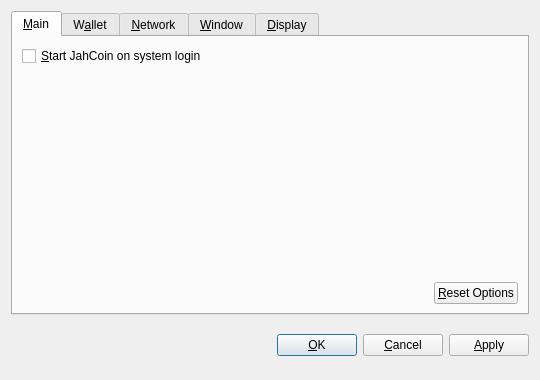
<?xml version="1.0" encoding="UTF-8"?>
<ui version="4.0">
 <class>OptionsDialog</class>
 <widget class="QDialog" name="OptionsDialog">
  <property name="geometry">
   <rect>
    <x>0</x>
    <y>0</y>
    <width>540</width>
    <height>380</height>
   </rect>
  </property>
  <property name="windowTitle">
   <string>Options</string>
  </property>
  <property name="modal">
   <bool>true</bool>
  </property>
  <layout class="QVBoxLayout" name="verticalLayout">
   <item>
    <widget class="QTabWidget" name="tabWidget">
     <property name="tabPosition">
      <enum>QTabWidget::North</enum>
     </property>
     <property name="currentIndex">
      <number>0</number>
     </property>
     <widget class="QWidget" name="tabMain">
      <attribute name="title">
       <string>&amp;Main</string>
      </attribute>
      <layout class="QVBoxLayout" name="verticalLayout_Main">
       <item>
        <widget class="QCheckBox" name="bitcoinAtStartup">
         <property name="toolTip">
          <string>Automatically start JahCoin after logging in to the system.</string>
         </property>
         <property name="text">
          <string>&amp;Start JahCoin on system login</string>
         </property>
        </widget>
       </item>
       <item>
        <spacer name="verticalSpacer_Main">
         <property name="orientation">
          <enum>Qt::Vertical</enum>
         </property>
         <property name="sizeHint" stdset="0">
          <size>
           <width>20</width>
           <height>40</height>
          </size>
         </property>
        </spacer>
       </item>
       <item>
        <layout class="QHBoxLayout" name="horizontalLayout_2_Main">
         <item>
          <spacer name="horizontalSpacer_2_Main">
           <property name="orientation">
            <enum>Qt::Horizontal</enum>
           </property>
           <property name="sizeHint" stdset="0">
            <size>
             <width>40</width>
             <height>20</height>
            </size>
           </property>
          </spacer>
         </item>
         <item>
          <widget class="QPushButton" name="resetButton">
           <property name="toolTip">
            <string>Reset all client options to default.</string>
           </property>
           <property name="text">
            <string>&amp;Reset Options</string>
           </property>
           <property name="autoDefault">
            <bool>false</bool>
           </property>
          </widget>
         </item>
        </layout>
       </item>
      </layout>
     </widget>
     <widget class="QWidget" name="tabWallet">
      <attribute name="title">
       <string>W&amp;allet</string>
      </attribute>
      <layout class="QVBoxLayout" name="verticalLayout_Network">
       <item>
        <widget class="QLabel" name="transactionFeeInfoLabel">
         <property name="text">
          <string>Optional transaction fee per kB that helps make sure your transactions are processed quickly. Most transactions are 1 kB.</string>
         </property>
         <property name="textFormat">
          <enum>Qt::PlainText</enum>
         </property>
         <property name="wordWrap">
          <bool>true</bool>
         </property>
        </widget>
       </item>
       <item>
        <layout class="QHBoxLayout" name="horizontalLayout_1_Main">
         <item>
          <widget class="QLabel" name="transactionFeeLabel">
           <property name="text">
            <string>Pay transaction &amp;fee</string>
           </property>
           <property name="textFormat">
            <enum>Qt::PlainText</enum>
           </property>
           <property name="buddy">
            <cstring>transactionFee</cstring>
           </property>
          </widget>
         </item>
         <item>
          <widget class="BitcoinAmountField" name="transactionFee"/>
         </item>
         <item>
          <spacer name="horizontalSpacer_1_Main">
           <property name="orientation">
            <enum>Qt::Horizontal</enum>
           </property>
           <property name="sizeHint" stdset="0">
            <size>
             <width>40</width>
             <height>20</height>
            </size>
           </property>
          </spacer>
         </item>
        </layout>
       </item>
       <item>
        <widget class="QLabel" name="label">
         <property name="text">
          <string>If you disable the spending of unconfirmed change, the change from a transaction cannot be used until that transaction has at least one confirmation. This also affects how your balance is computed.</string>
         </property>
         <property name="wordWrap">
          <bool>true</bool>
         </property>
        </widget>
       </item>
       <item>
        <widget class="QCheckBox" name="spendZeroConfChange">
         <property name="text">
          <string>Spend unconfirmed change  (experts only)</string>
         </property>
        </widget>
       </item>
       <item>
        <spacer name="verticalSpacer">
         <property name="orientation">
          <enum>Qt::Vertical</enum>
         </property>
         <property name="sizeHint" stdset="0">
          <size>
           <width>20</width>
           <height>40</height>
          </size>
         </property>
        </spacer>
       </item>
      </layout>
     </widget>
     <widget class="QWidget" name="tabNetwork">
      <attribute name="title">
       <string>&amp;Network</string>
      </attribute>
      <layout class="QVBoxLayout" name="verticalLayout_Network">
       <item>
        <widget class="QCheckBox" name="mapPortUpnp">
         <property name="toolTip">
          <string>Automatically open the JahCoin client port on the router. This only works when your router supports UPnP and it is enabled.</string>
         </property>
         <property name="text">
          <string>Map port using &amp;UPnP</string>
         </property>
        </widget>
       </item>
       <item>
        <widget class="QCheckBox" name="connectSocks">
         <property name="toolTip">
          <string>Connect to the JahCoin network through a SOCKS proxy (e.g. when connecting through Tor).</string>
         </property>
         <property name="text">
          <string>&amp;Connect through SOCKS proxy:</string>
         </property>
        </widget>
       </item>
       <item>
        <layout class="QHBoxLayout" name="horizontalLayout_Network">
         <item>
          <widget class="QLabel" name="proxyIpLabel">
           <property name="text">
            <string>Proxy &amp;IP:</string>
           </property>
           <property name="textFormat">
            <enum>Qt::PlainText</enum>
           </property>
           <property name="buddy">
            <cstring>proxyIp</cstring>
           </property>
          </widget>
         </item>
         <item>
          <widget class="QValidatedLineEdit" name="proxyIp">
           <property name="maximumSize">
            <size>
             <width>140</width>
             <height>16777215</height>
            </size>
           </property>
           <property name="toolTip">
            <string>IP address of the proxy (e.g. 127.0.0.1)</string>
           </property>
          </widget>
         </item>
         <item>
          <widget class="QLabel" name="proxyPortLabel">
           <property name="text">
            <string>&amp;Port:</string>
           </property>
           <property name="textFormat">
            <enum>Qt::PlainText</enum>
           </property>
           <property name="buddy">
            <cstring>proxyPort</cstring>
           </property>
          </widget>
         </item>
         <item>
          <widget class="QLineEdit" name="proxyPort">
           <property name="maximumSize">
            <size>
             <width>55</width>
             <height>16777215</height>
            </size>
           </property>
           <property name="toolTip">
            <string>Port of the proxy (e.g. 9050)</string>
           </property>
          </widget>
         </item>
         <item>
          <widget class="QLabel" name="socksVersionLabel">
           <property name="text">
            <string>SOCKS &amp;Version:</string>
           </property>
           <property name="textFormat">
            <enum>Qt::PlainText</enum>
           </property>
           <property name="buddy">
            <cstring>socksVersion</cstring>
           </property>
          </widget>
         </item>
         <item>
          <widget class="QValueComboBox" name="socksVersion">
           <property name="toolTip">
            <string>SOCKS version of the proxy (e.g. 5)</string>
           </property>
          </widget>
         </item>
         <item>
          <spacer name="horizontalSpacer_Network">
           <property name="orientation">
            <enum>Qt::Horizontal</enum>
           </property>
           <property name="sizeHint" stdset="0">
            <size>
             <width>40</width>
             <height>20</height>
            </size>
           </property>
          </spacer>
         </item>
        </layout>
       </item>
       <item>
        <spacer name="verticalSpacer_Network">
         <property name="orientation">
          <enum>Qt::Vertical</enum>
         </property>
         <property name="sizeHint" stdset="0">
          <size>
           <width>20</width>
           <height>40</height>
          </size>
         </property>
        </spacer>
       </item>
      </layout>
     </widget>
     <widget class="QWidget" name="tabWindow">
      <attribute name="title">
       <string>&amp;Window</string>
      </attribute>
      <layout class="QVBoxLayout" name="verticalLayout_Window">
       <item>
        <widget class="QCheckBox" name="minimizeToTray">
         <property name="toolTip">
          <string>Show only a tray icon after minimizing the window.</string>
         </property>
         <property name="text">
          <string>&amp;Minimize to the tray instead of the taskbar</string>
         </property>
        </widget>
       </item>
       <item>
        <widget class="QCheckBox" name="minimizeOnClose">
         <property name="toolTip">
          <string>Minimize instead of exit the application when the window is closed. When this option is enabled, the application will be closed only after selecting Quit in the menu.</string>
         </property>
         <property name="text">
          <string>M&amp;inimize on close</string>
         </property>
        </widget>
       </item>
       <item>
        <spacer name="verticalSpacer_Window">
         <property name="orientation">
          <enum>Qt::Vertical</enum>
         </property>
         <property name="sizeHint" stdset="0">
          <size>
           <width>20</width>
           <height>40</height>
          </size>
         </property>
        </spacer>
       </item>
      </layout>
     </widget>
     <widget class="QWidget" name="tabDisplay">
      <attribute name="title">
       <string>&amp;Display</string>
      </attribute>
      <layout class="QVBoxLayout" name="verticalLayout_Display">
       <item>
        <layout class="QHBoxLayout" name="horizontalLayout_1_Display">
         <item>
          <widget class="QLabel" name="langLabel">
           <property name="text">
            <string>User Interface &amp;language:</string>
           </property>
           <property name="textFormat">
            <enum>Qt::PlainText</enum>
           </property>
           <property name="buddy">
            <cstring>lang</cstring>
           </property>
          </widget>
         </item>
         <item>
          <widget class="QValueComboBox" name="lang">
           <property name="toolTip">
            <string>The user interface language can be set here. This setting will take effect after restarting JahCoin.</string>
           </property>
          </widget>
         </item>
        </layout>
       </item>
       <item>
        <layout class="QHBoxLayout" name="horizontalLayout_2_Display">
         <item>
          <widget class="QLabel" name="unitLabel">
           <property name="text">
            <string>&amp;Unit to show amounts in:</string>
           </property>
           <property name="textFormat">
            <enum>Qt::PlainText</enum>
           </property>
           <property name="buddy">
            <cstring>unit</cstring>
           </property>
          </widget>
         </item>
         <item>
          <widget class="QValueComboBox" name="unit">
           <property name="toolTip">
            <string>Choose the default subdivision unit to show in the interface and when sending coins.</string>
           </property>
          </widget>
         </item>
        </layout>
       </item>
       <item>
        <widget class="QCheckBox" name="displayAddresses">
         <property name="toolTip">
          <string>Whether to show JahCoin addresses in the transaction list or not.</string>
         </property>
         <property name="text">
          <string>&amp;Display addresses in transaction list</string>
         </property>
        </widget>
       </item>
       <item>
        <widget class="QCheckBox" name="coinControlFeatures">
         <property name="toolTip">
          <string>Whether to show coin control features or not.</string>
         </property>
         <property name="text">
          <string>Display coin &amp;control features (experts only!)</string>
         </property>
        </widget>
       </item>
       <item>
        <spacer name="verticalSpacer_Display">
         <property name="orientation">
          <enum>Qt::Vertical</enum>
         </property>
         <property name="sizeHint" stdset="0">
          <size>
           <width>20</width>
           <height>40</height>
          </size>
         </property>
        </spacer>
       </item>
      </layout>
     </widget>
    </widget>
   </item>
   <item>
    <layout class="QHBoxLayout" name="horizontalLayout_Buttons">
     <item>
      <spacer name="horizontalSpacer_1">
       <property name="orientation">
        <enum>Qt::Horizontal</enum>
       </property>
       <property name="sizeHint" stdset="0">
        <size>
         <width>40</width>
         <height>48</height>
        </size>
       </property>
      </spacer>
     </item>
     <item>
      <widget class="QLabel" name="statusLabel">
       <property name="font">
        <font>
         <weight>75</weight>
         <bold>true</bold>
        </font>
       </property>
       <property name="text">
        <string/>
       </property>
       <property name="textFormat">
        <enum>Qt::PlainText</enum>
       </property>
       <property name="wordWrap">
        <bool>true</bool>
       </property>
      </widget>
     </item>
     <item>
      <spacer name="horizontalSpacer_2">
       <property name="orientation">
        <enum>Qt::Horizontal</enum>
       </property>
       <property name="sizeHint" stdset="0">
        <size>
         <width>40</width>
         <height>48</height>
        </size>
       </property>
      </spacer>
     </item>
     <item>
      <widget class="QPushButton" name="okButton">
       <property name="text">
        <string>&amp;OK</string>
       </property>
      </widget>
     </item>
     <item>
      <widget class="QPushButton" name="cancelButton">
       <property name="text">
        <string>&amp;Cancel</string>
       </property>
       <property name="autoDefault">
        <bool>false</bool>
       </property>
      </widget>
     </item>
     <item>
      <widget class="QPushButton" name="applyButton">
       <property name="text">
        <string>&amp;Apply</string>
       </property>
       <property name="autoDefault">
        <bool>false</bool>
       </property>
      </widget>
     </item>
    </layout>
   </item>
  </layout>
 </widget>
 <customwidgets>
  <customwidget>
   <class>BitcoinAmountField</class>
   <extends>QSpinBox</extends>
   <header>bitcoinamountfield.h</header>
  </customwidget>
  <customwidget>
   <class>QValueComboBox</class>
   <extends>QComboBox</extends>
   <header>qvaluecombobox.h</header>
  </customwidget>
  <customwidget>
   <class>QValidatedLineEdit</class>
   <extends>QLineEdit</extends>
   <header>qvalidatedlineedit.h</header>
  </customwidget>
 </customwidgets>
 <resources/>
 <connections/>
</ui>
